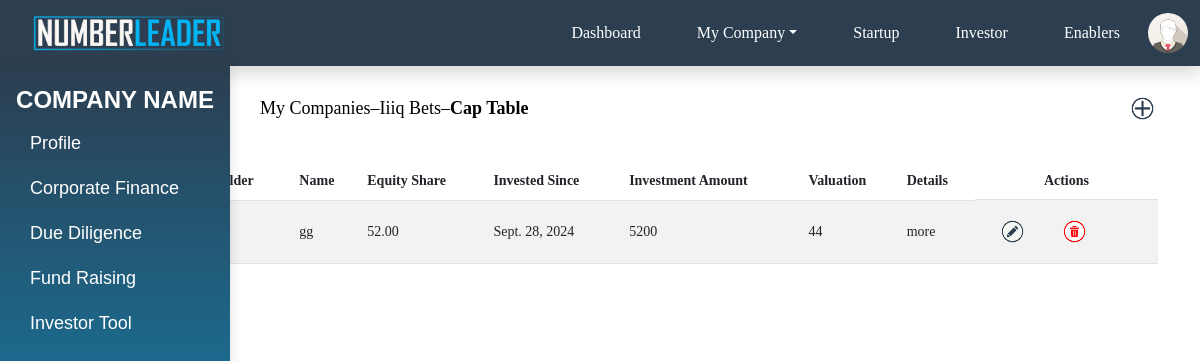
Page /cap_table/C016/ (signed in) on the committed database.
### app1/models.py (models this page shows, shortened)
class Company(models.Model):
    user_id = models.ForeignKey(User, on_delete=models.CASCADE,related_name='companies')
    company_id = models.CharField(max_length=10, primary_key=True, editable=False)
    name = models.CharField(max_length=100, null=True)
    date_of_incorporation = models.CharField(max_length=5, null=True)
    email = models.EmailField(null=True)
    phone=models.IntegerField(null=True)
    website_url = models.CharField(max_length=100,null=True)
    linkedin_url = models.CharField(max_length=100,null=True)
    business_type = models.CharField(max_length=255, null=True)
    sector = models.CharField(max_length=255, null=True)
    company_type = models.CharField(max_length=10, null=True)
    location = models.CharField(max_length=20, null=True)
    no_of_employees=models.IntegerField(null=True)
    products=models.CharField(max_length=255, null=True)
    competitor=models.CharField(max_length=255, null=True)
    vision=models.CharField(max_length=255, null=True)
    customers=models.IntegerField(null=True)
    current_revenue=models.DecimalField(decimal_places=2, max_digits=25, null=True)
    current_pl=models.DecimalField(decimal_places=2, max_digits=25, null=True)
    previous_revenue=models.DecimalField(decimal_places=2, max_digits=25, null=True)
    previous_pl=models.DecimalField(decimal_places=2, max_digits=25, null=True)
    a_yearbefore_revenue=models.DecimalField(decimal_places=2, max_digits=25, null=True)
    a_yearbefore_pl=models.DecimalField(decimal_places=2, max_digits=25, null=True)
    additional=models.TextField(null=True)
    subscription_type = models.CharField(max_length=10, null=True)

class CapTable(models.Model):
    company_id=models.ForeignKey(Company, on_delete=models.CASCADE,related_name='cap_tables')
    name = models.CharField(max_length=200)
    shareholder=models.CharField(max_length=50, null=True)
    percentage_of_shares= models.DecimalField(max_digits=5,decimal_places=2)
    investedsince=models.DateField(null=True)
    amount=models.IntegerField(null=True)
    valuation=models.IntegerField(null=True)
    details=models.TextField(null=True)

### app1/views.py (the view)
# urls.py: path('cap_table/<str:id>/',capTable,name='cap_table'),
@csrf_exempt
def capTable(request, id):
    if request.method == 'POST':
        try:
            data = json.loads(request.body)
            name = data.get('name')
            shareholder = data.get('shareholder')
            percentage_of_shares = data.get('equityShare')
            investedsince = data.get('investedSince')
            amount = data.get('investmentAmount')
            valuation = data.get('valuation')
            details = data.get('details')
            company = Company.objects.get(company_id=id)
            CapTable.objects.create(
                company_id=company,
                name=name,
                shareholder=shareholder,
                percentage_of_shares=percentage_of_shares,
                investedsince=investedsince,
                amount=amount,
                valuation=valuation,
                details=details
            )
            return JsonResponse({'success': True, 'message': 'Entry saved successfully'})
        except json.JSONDecodeError:
            return JsonResponse({'error': 'Invalid JSON data'}, status=400)
        except Company.DoesNotExist:
            return JsonResponse({'error': 'Company not found'}, status=404)
    elif request.method == 'GET':
        company = Company.objects.get(company_id=id)
        cap_table = CapTable.objects.filter(company_id=id)
        context = {
            'company': company,
            'cap_table': cap_table
        }
        return render(request, 'admin/cap_table.html', context)

### app1/context_processors.py (called while the page is built)
def custom_user(request):
    user_id = request.session.get('current_user_id')
    if user_id:
        try:
            user = User.objects.get(user_id=user_id)
            return {'current_user': user}
        except User.DoesNotExist:
            pass
    return {'current_user': None}

def custom_subuser(request):
    subuser_id = request.session.get('current_subuser_id')
    if subuser_id:
        try:
            subuser = Team.objects.get(subuser_id=subuser_id)
            return {'current_subuser': subuser}
        except Team.DoesNotExist:
            pass
    return {'current_subuser': None}

### templates/admin/cap_table.html (shortened to what this page needs)
{% block content %}
{% load static %}
<!DOCTYPE html>
<html lang="en">
<head>
    <link href="https://cdn.jsdelivr.net/npm/bootstrap@5.3.0/dist/css/bootstrap.min.css" rel="stylesheet">
</head>
<body>
    {% include './company_profile.html' %}
    <div class="breadcrumb d-flex align-items-center">
        <span>My Companies</span> &ndash; <span>{{ company.name }}</span> &ndash; <span class="bold-text">Cap Table</span>
        <div class="ms-auto">
            <span class="add-row-button" onclick="showEntryRow()"><img src="{% static 'images/add.png' %}" alt="Add"></span>
        </div>
    </div>
    <div class="container">
        <div id="tableContainer" class="table-container">
            <table id="capTable" class="table table-striped">
                <thead>
                    <tr>
                        <th>Shareholder</th>
                        <th>Name</th>
                        <th>Equity Share</th>
                        <th>Invested Since</th>
                        <th>Investment Amount</th>
                        <th>Valuation</th>
                        <th>Details</th>
                        <th class="actions">Actions</th>
                    </tr>
                </thead>
                <tbody id="tableBody">
                    {% for entry in cap_table %}
                    <tr data-id="{{ entry.id }}">
                        <td>{{ entry.shareholder }}</td>
                        <td>{{ entry.name }}</td>
                        <td>{{ entry.percentage_of_shares }}</td>
                        <td>{{ entry.investedsince }}</td>
                        <td>{{ entry.amount }}</td>
                        <td>{{ entry.valuation }}</td>
                        <td>{{ entry.details }}</td>
                        <td>
                            <button class="btn btn-edit" onclick="editRow(this)">
                                <img src="{% static 'images/edit.png' %}">
                            </button>
                            <button class="btn delete-button" onclick="deleteRow(this)">
                                <img src="{% static 'images/delete.png' %}">
                            </button>
                        </td>
                    </tr>
                    {% endfor %}
                </tbody>
            </table>
        </div>
    </div>
</body>
</html>
{% endblock content %}

### static/css/styles.css (style rules this page uses)
body { font-family: 'Times New Roman','Arial', sans-serif; background-color: var(--bg-color); }
:root { --primary-color: #4a90e2; --secondary-color: #2c3e50; --accent-color: #00eb0c; --text-color: #333; --bg-color: #f4f4f4; }
body { font-family: "Times New Roman", sans-serif; }

### templates/admin/cap_table.html (style rules this page uses)
body { margin: 20px; font-family: 'Arial MT Rounded '!important; }
.table-container { margin-top: 30px; margin-left: 130px; font-family: 'Arial MT Rounded'; font-size: 14px; }
table { width: 100%; border-collapse: collapse; margin-top: 20px; font-family: 'Arial MT Rounded'; }
th, td { text-align: center; padding: 10px; vertical-align: middle; border-bottom: 1px solid black; }
th { background-color: #f8f9fa; font-weight: bold; }
td { word-wrap: break-word; white-space: normal; text-align: left; }
.table-striped tbody tr:nth-of-type(odd) { background-color: rgba(0, 0, 0, .05); }
.add-row-button, .edit-button, .delete-button { cursor: pointer; font-size: 1.25rem; }
.breadcrumb { font-size: 18px !important; color: black; flex:1; margin-top: 25px; margin-left: 260px; font-family: 'Arial MT Rounded'; }
.bold-text { font-weight: bold; }
html, body { overflow: hidden; }
.btn-edit, .delete-button { background-color: transparent; border: none !important; cursor: pointer; padding: 0; outline: none; }
.btn-edit img { width: 35px; height: 35px; margin: 0; padding: 0; display: inline-block; }
.delete-button img { width: 35px; height: 35px; margin: 0; padding: 0; display: inline-block; }
.actions { display: flex; justify-content: space-around; }
.container { max-height: 80vh; overflow-y: auto; position: relative; margin-top: -10px; }
.container { -ms-overflow-style: none; scrollbar-width: none; }
.add-row-button img { width: 35px; height: 35px; display: inline-block; vertical-align: middle; margin-top: 0px; margin-right: 40px; }

### templates/admin/company_profile.html (style rules this page uses)
body { background-color: white; color: #333; }

### rows in the picture
Company: name "Iiiq Bets"
CapTable: name "gg", percentage_of_shares "52.00", investedsince "Sept. 28, 2024", amount "5200", valuation "44", details "more"
